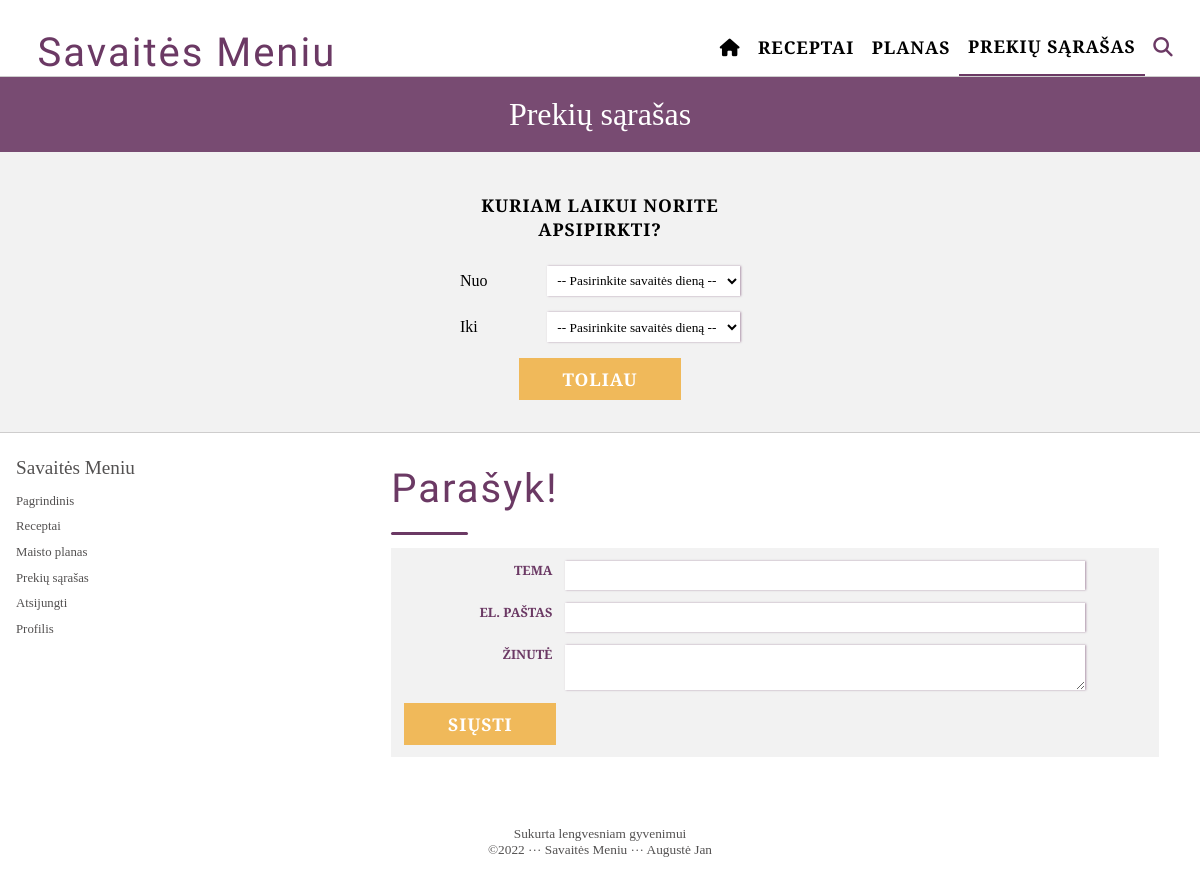
Page /groc_list (signed in) on the earlier database version.
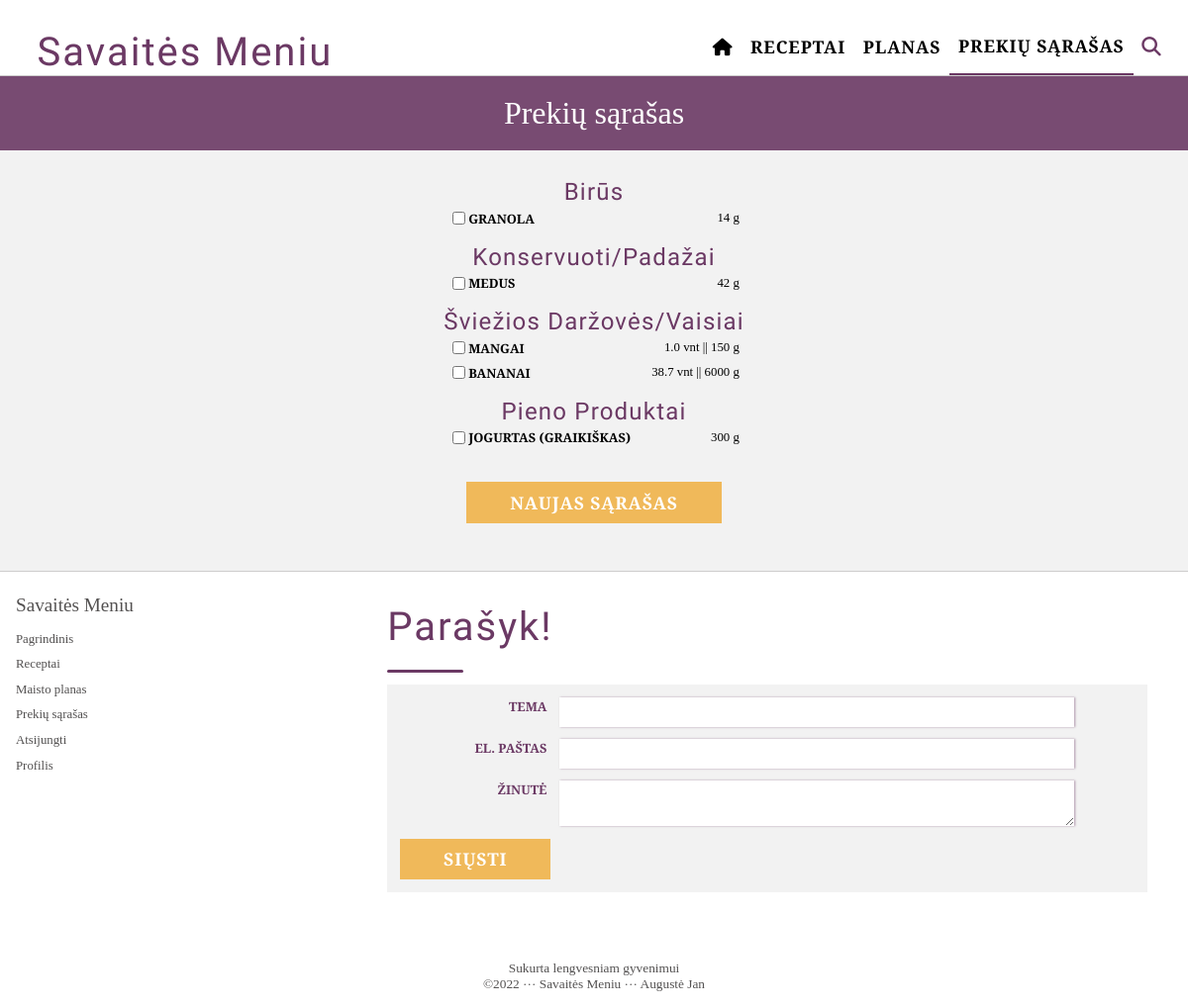
Same page on the later database version.
### flaskr/model.py (models this page shows)
class Product(db.Model):
    id = db.Column(db.Integer, primary_key = True)
    name = db.Column(db.String(100))
    description = db.Column(db.String(10000))
    shoparea = db.Column(db.String(100))
    productFoodtypes = db.relationship('Foodtype', secondary=productFoodtypes, lazy=True)
    productMeasurements = db.relationship('Measurement', secondary=productMeasurements, lazy=True)
    picture = db.Column(db.String(1000))
    kcal = db.Column(db.Integer)

class Groceries(db.Model):
    id = db.Column(db.Integer, primary_key = True)
    user_id = db.Column(db.Integer, db.ForeignKey('user.id'))
    product_id = db.Column(db.Integer, db.ForeignKey('product.id'))
    product_amount_in_grams = db.Column(db.Integer)
    check_status = db.Column(db.Integer)

### flaskr/private_pages.py (the view)
@private_pages.route('/groc_list')
@login_required
def groclist():
    user = User.query.filter_by(id=current_user.id).first()
    if user.role_name == 'family_member':
        groceriesList = Groceries.query.filter_by(user_id=current_user.chef_id).all()
    else:
        groceriesList = Groceries.query.filter_by(user_id=current_user.id).all()
    relatedProductsDict = {}
    shopareasList=[]
    conversionToUnitsDict = {}
    unitsIDinMeasurement = Measurement.query.filter_by(name='vnt').first().id
    if groceriesList:
        for grocItem in groceriesList:
            productItemID = grocItem.product_id
            productItem = Product.query.filter_by(id=productItemID).first()
            relatedProductsDict[grocItem.id] = [productItem.name, productItem.shoparea]
            hasUnits = db.session.query(productMeasurements).filter_by(product_measurement_id=unitsIDinMeasurement, product_id=productItemID).first()
            if hasUnits:
                weightOfOneUnit = hasUnits.product_conversion_to_gram
                approxUnits = round(grocItem.product_amount_in_grams / weightOfOneUnit, 1)
                conversionToUnitsDict[grocItem.id] = approxUnits
            if not productItem.shoparea in shopareasList:
                shopareasList.append(productItem.shoparea)
    return render_template('/pages/private/groc_list.html',
    relatedProductsDict=relatedProductsDict, groceriesList= groceriesList, role_name=user.role_name,
    shopareasList=shopareasList, conversionToUnitsDict=conversionToUnitsDict)

### flaskr/templates/pages/private/groc_list.html (shortened to what this page needs)
{% extends "base.html" %}
{% block navgroceries %} active {% endblock %}
{% block content%}
<section class="groceries-page page-outer-container">
    <h1 class="wide-purple-bk page-title-text">Prekių sąrašas</h1>
    <div class="page-inner-container groceries-page-inner-container">
        {% if groceriesList %}
        {% elif role_name == 'family_member' %}
            <h2 class="bold-uppercase-normal">Prekių sąrašas dar nesudarytas.</h2>
        {% else %}
                <form class="shopping-time-form" method="POST" action="/confirm-recipes-for-shopping">
                    <h2 class="bold-uppercase-normal">Kuriam laikui norite apsipirkti?</h2>
                    <div>
                        <label for="shopping-weekday">Nuo</label>
                        <select id="shopping-weekday" name="shopping-weekday">
                            <option disabled selected value>-- Pasirinkite savaitės dieną --</option>
                        </select>
                    </div>
                    <div>
                        <label for="final-weekday">Iki</label>
                        <select id="final-weekday" name="final-weekday">
                            <option disabled selected value>-- Pasirinkite savaitės dieną --</option>
                        </select>
                    </div>
                    <button type="submit" class="button">Toliau</button>
                </form>
        {% endif %}
            {% set listLength = (weekdaysIncludedInShopping|length - 1) %}
        {% if groceriesList %}
            <ul class="all-groceries-ul-container">
                {% for shoparea in shopareasList %}
                <h4 class="groc-subtitle curly-title-like">{{shoparea}}</h4>
                    {% for groceriesItem in groceriesList %}
                        {% if relatedProductsDict[groceriesItem.id][1] == shoparea %}
                            {% set x = groceriesItem.id %}
                            <li class='groceries-item-in-list' name="groceries-itemID{{x}}">
                                <input type="checkbox" class="groceries-checkbox">
                                <p class="bold-uppercase-small product-name-groceries">{{ relatedProductsDict[groceriesItem.id][0] }}</p>
                                <p class="simple-text-small">
                                    {% if conversionToUnitsDict[groceriesItem.id] %}
                                        {{conversionToUnitsDict[groceriesItem.id]}} vnt ||
                                    {% endif %}
                                    {{ groceriesItem.product_amount_in_grams }} g
                                </p>
                            </li>
                        {% endif%}
                    {% endfor %}
                {% endfor %}
            </ul>
            {% if role_name == 'chef' or role_name == 'admin' %}
                <form action="/final-groceries-list" method="POST" class="new-list">
                    <button class="button create-new-groc-list-button" type="submit">Naujas sąrašas</button>
                </form>
            {% endif %}
        {% endif %}
</div>
</section>
{% endblock %}
{% block register %}
    <li><a href="logout">Atsijungti</a></li>
    <li><a href="profile">Profilis</a></li>
{% endblock %}

### flaskr/templates/base.html (shortened to what this page needs)
<!DOCTYPE html>
<html lang="en">
<head>
    <link href="../static/index-style.css" rel="stylesheet" />
</head>
<body>
    <nav class="bold-uppercase-normal">
        <ul class="nav-ul">
            <li class="nav-li title curly-title-like">
                <a href="/">
                    Savaitės Meniu
                </a>
            </li>
            <li class="nav-li home web-mob {% block navhome %} {% endblock %}">
                <a href="/">
                    <i class="fa-solid fa-house"></i>
                </a>
            </li>
            <li class="nav-li recipes web-mob {% block navrecipes %} {% endblock %}" ><a href="recipes">Receptai</a></li>
            <li class="nav-li week-plan web-mob {% block navcalendar %} {% endblock %}"><a href="calendar">Planas</a></li>
            <li class="nav-li shop-list web-mob {% block navgroceries %} {% endblock %}"><a href="groc_list">Prekių sąrašas</a></li>
            <li class="nav-li search web-mob {% block navsearch %} {% endblock %}"><a href="search"><i class="fa-solid fa-magnifying-glass icon"></i></a></li>
        </ul>
    </nav>
    {% block content %}
    {% endblock %}
    <div class="divider"></div>
    <footer>
        <div class="footer-nav">
            <h2 class="text-unimportant-title">Savaitės Meniu</h2>
            <ul class="simple-text-small">
                <li><a href="/">Pagrindinis</a></li>
                <li><a href="recipes">Receptai</a></li>
                <li><a href="calendar">Maisto planas</a></li>
                <li><a href="groc_list">Prekių sąrašas</a></li>
                {% block register %}
                {% endblock %}
            </ul>
        </div>
        <div class="message-me">
            <section class="contact-me form-style">
                <h2 class="curly-title-like">Parašyk!</h2>
                <div class="decoration-line"></div>
                <form class="bold-uppercase-small" action="/send-email" method="POST">
                    <label for="#message-theme" >Tema</label>
                    <input type="text" id="message-theme" name="message-subject" required>
                    <label for="#message-email" >El. paštas</label>
                    <input type="email" id="message-email" name="message-email" required>
                    <label for="#message-text">Žinutė</label>
                    <textarea id="message-text" name="message-text" required></textarea>
                    <button class="button" type="submit">Siųsti</button>
                </form>
            </section>
        </div>
        <div class="copyrights">
            <small>
                Sukurta lengvesniam gyvenimui
            </small>
            <small>
                &#169<span id="date"></span> &middot&middot&middot Savaitės Meniu &middot&middot&middot Augustė Jan
            </small>
        </div>
    </footer>
</body>
</html>

### flaskr/static/index-style.css (style rules this page uses)
:root { --grey: rgb(206, 205, 205); --brgrey: rgb(242, 242, 242); --textgrey: rgb(83, 81, 81); --purple: rgb(107, 57, 100); --midpurple:rgb(129, 95, 125); --brpurple:rgb(179, 165, 175); --orange: rgb(240, 185, 90); --dkorange: rgb(229, 148, 9); --brorange:rgb(242, 230, 210); --warmbrorange:rgb(249, 227, 188); --hotpink: rgb(255, 0, 111); --red: rgb(247, 139, 181); --white: #FFF; --black: #000; --title: 'Comforter Brush', cursive; --text: 'Bitter', serif; --purpleboxshadow: 1px 0px 2px rgba(107, 57, 100, 0.5); }
* { box-sizing: border-box; }
body { margin: 0; padding: 0; background-color: var(--white); font-family: var(--text); color: var(--black); }
input, textarea, select, option { font-family: var(--text); }
p { font-size: 1.1rem; padding: 0.2em 0; margin:0; }
h1, h2, h3, h4, ul { padding: 0; margin: 0; }
ul { list-style: none; }
.bold-uppercase-normal { font-family: var(--text); text-transform: uppercase; letter-spacing: 0.05em; font-weight:700; font-size: 1.1rem; padding: 0.5em 0; }
.bold-uppercase-small { font-family: var(--text); text-transform: uppercase; font-weight:700; font-size: 0.8rem; padding: 0.2em 0; }
.curly-title-like { font-size: 2.5rem; font-family: var(--title); text-transform: capitalize; font-weight: 100; color:var(--purple); letter-spacing: 0.05em; padding: 0.5em 0; }
.simple-text-small { font-size: 0.8rem; padding: 0.2em 0; }
.text-unimportant-title { font-weight: 200; font-size: 1.2rem; padding: 0.4em 0; }
.page-title-text { font-size: 2rem; font-weight: 200; padding: 0.6em 0; }
.wide-purple-bk { background-color: rgba(107, 57, 100, 0.9); margin: 0; color: var(--white); text-align: center; }
.decoration-line { height: 3px; width: 10%; background-color: var(--purple); border-radius: 5px; }
.divider { height: 1px; width: 100%; background-color: var(--grey); }
.button { padding: 0.5em 2.5em; border: none; background-color: var(--orange); font-family: var(--text); color: var(--white); text-transform: uppercase; letter-spacing: 0.05em; font-weight:700; font-size: 1.1rem; }
nav.bold-uppercase-normal { margin: 0 auto; max-width: 1200px; padding: 0.5em 0 0 0; }
.nav-ul { display: flex; justify-content: space-around; align-items: stretch; margin: 0; padding:0 1em; flex-flow: row wrap; }
.nav-li { list-style-type: none; display: flex; padding: 0 0.5em; align-items: center; margin: 0.5em 0 0 0; }
.nav-li a { text-decoration: none; color: var(--black); }
.title { margin-right: auto; }
.title a { color:var(--purple); }
.nav-ul .icon { font-size: 1.1em; color: var(--purple); }
.active { border-bottom: 2px solid var(--purple); }
footer { margin: 0 auto; max-width: 1200px; display: flex; flex-direction: row; flex-wrap: wrap; justify-content: space-between; align-items: flex-start; gap: 0.3em; padding: 1em; color: var(--textgrey); }
.footer-nav a { text-decoration: none; color: var(--textgrey); line-height: 2em; }
.message-me { flex-basis: 70%; }
.form-style { padding:0 1em 1em 1em; max-width: 800px; margin: 1em auto; }
.form-style h2 { margin-top:0; padding-top:0; }
.form-style form { background-color: var(--brgrey); display: flex; flex-direction: row; flex-wrap: wrap; padding: 1em; gap: 1em; margin-top: 1em; }
.form-style form label { flex-basis: 20%; text-align: right; color: var(--purple); }
.form-style form input, .form-style form textarea { flex-basis: 70%; background-color: var(--white); border: none; box-shadow: var(--purpleboxshadow); padding: 0.5em; }
.copyrights { margin-top: 2em; flex-basis: 100%; display: flex; flex-direction: column; justify-content: center; align-items: center; }
.page-outer-container { margin: 0 auto; background-color: var(--brgrey); }
.page-inner-container { max-width: 1200px; margin: 0 auto; padding: 1em; width: 100%; }
.groceries-page-inner-container { max-width: 700px; text-align: center; }
.groc-subtitle { font-size: 1.5em; padding-bottom: 0em; }
.groceries-item-in-list { display: flex; flex-direction: row; justify-content: space-between; align-items: center; max-width: 300px; margin: 0 auto; padding: 0.2em; }
.groceries-item-in-list p { padding: 0; margin:0; }
.new-list { margin: 2em auto; text-align: center; }
p.product-name-groceries { margin-right: auto; }

Differences in the rows shown:
now on this page (row edited): Product: shoparea "Birūs", name "GRANOLA"
added Groceries: product_amount_in_grams "14", shown under "Birūs"
now on this page (row edited): Product: shoparea "Konservuoti/Padažai", name "MEDUS"
added Groceries: product_amount_in_grams "42", shown under "Konservuoti/Padažai"
now on this page (row edited): Product: shoparea "Šviežios Daržovės/Vaisiai", name "MANGAI"
added Groceries: conversionToUnitsDict "1.0", product_amount_in_grams "150", shown under "Šviežios Daržovės/Vaisiai"
added Groceries: conversionToUnitsDict "38.7", product_amount_in_grams "6000", shown under "Šviežios Daržovės/Vaisiai"
now on this page (row edited): Product: name "BANANAI"
now on this page (row unchanged): Product: shoparea "Pieno Produktai", name "JOGURTAS (GRAIKIŠKAS)"
added Groceries: product_amount_in_grams "300", shown under "Pieno Produktai"
Other differences:
form field shopping-weekday: "-- Pasirinkite savaitės dieną --" → (not shown)
form field final-weekday: "-- Pasirinkite savaitės dieną --" → (not shown)
text no longer shown: "KURIAM LAIKUI NORITE APSIPIRKTI? Nuo Iki TOLIAU"
text now shown: "NAUJAS SĄRAŠAS"
